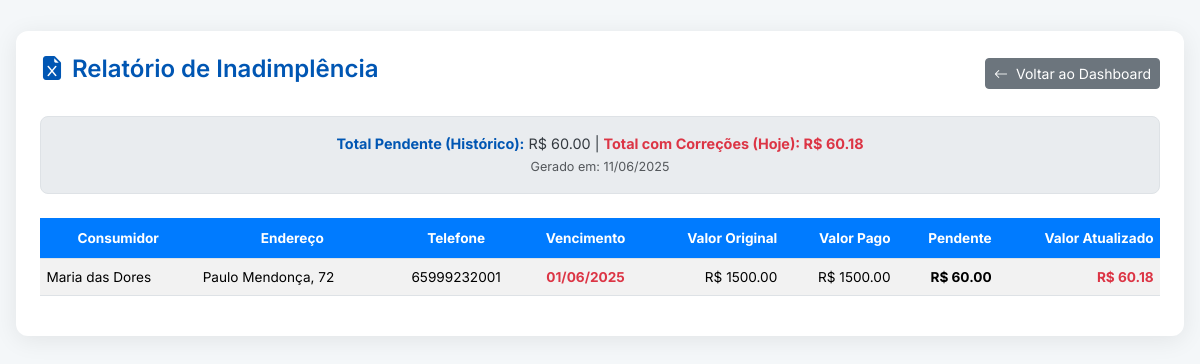
/relatorio-inadimplencia (signed in), run on an earlier commit of the app's database.
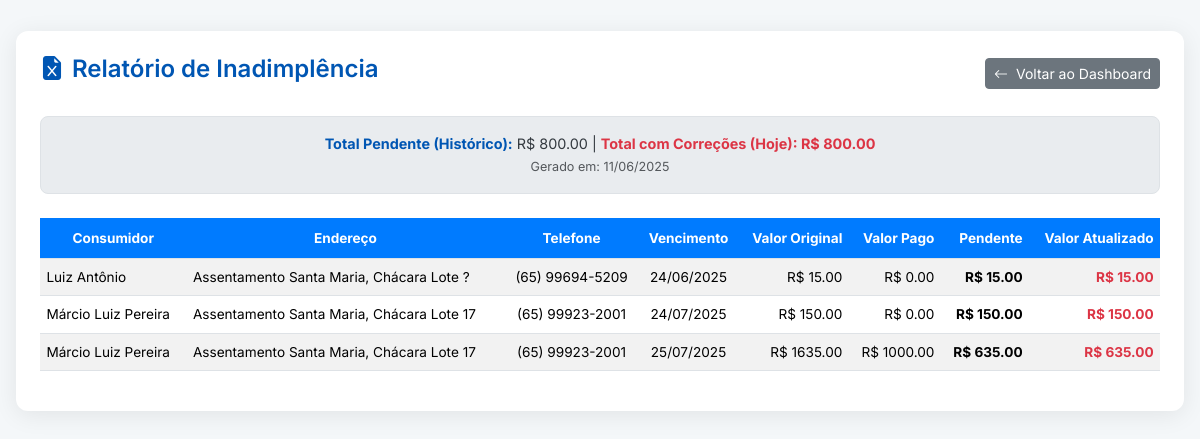
And on a later commit of the database.
### tables this page shows
CREATE TABLE "leituras" (
	"id"	INTEGER,
	"consumidor_id"	INTEGER,
	"leitura_anterior"	INTEGER,
	"data_leitura_anterior"	TEXT,
	"leitura_atual"	INTEGER,
	"data_leitura_atual"	TEXT,
	"qtd_dias_utilizados"	INTEGER,
	"litros_consumidos"	INTEGER,
	"media_por_dia"	REAL,
	"foto_hidrometro"	TEXT,
	"vencimento"	TEXT,
	"valor_original"	REAL,
	"taxa_minima_aplicada"	INTEGER,
	"valor_taxa_minima"	REAL,
	PRIMARY KEY("id" AUTOINCREMENT),
	FOREIGN KEY("consumidor_id") REFERENCES "consumidores"("id")
);

CREATE TABLE consumidores (
    id INTEGER PRIMARY KEY AUTOINCREMENT,
    nome TEXT NOT NULL,
    cpf TEXT NOT NULL UNIQUE,
    rg TEXT,
    endereco TEXT,
    telefone TEXT,
    hidrometro_num TEXT NOT NULL UNIQUE
);

### app.py (the view)
@app.route('/relatorio-inadimplencia')
@login_required
def relatorio_inadimplencia():
    try:
        db = get_db()
        config = get_current_config()
        hoje = date.today().strftime('%Y-%m-%d')
        hoje_obj = date.today()
        faturas_raw = db.execute('''
            SELECT
                l.id AS leitura_id,
                c.nome AS consumidor,
                c.endereco,
                c.telefone,
                l.data_leitura_atual,
                l.vencimento,
                l.valor_original,
                COALESCE((SELECT SUM(p.valor_pago) FROM pagamentos p WHERE p.leitura_id = l.id), 0) AS total_pago_acumulado,
                COALESCE((SELECT SUM(p.valor_multa) FROM pagamentos p WHERE p.leitura_id = l.id), 0) AS total_multa_acumulada,
                COALESCE((SELECT SUM(p.valor_juros) FROM pagamentos p WHERE p.leitura_id = l.id), 0) AS total_juros_acumulados
            FROM leituras l
            JOIN consumidores c ON l.consumidor_id = c.id
            ORDER BY l.vencimento ASC
        ''').fetchall()
        pendencias_calculadas = []
        total_pendente_geral = 0.0
        total_atualizado_geral = 0.0
        for p_raw in faturas_raw:
            try:
                valor_original_da_fatura = float(p_raw['valor_original'])
                total_pago_acumulado = float(p_raw['total_pago_acumulado'])
                total_multa_acumulada = float(p_raw['total_multa_acumulada'])
                total_juros_acumulados = float(p_raw['total_juros_acumulados'])
                valor_pendente = (valor_original_da_fatura + total_multa_acumulada + total_juros_acumulados) - total_pago_acumulado
                if valor_pendente > 0.01:
                    if not p_raw['vencimento']:
                        continue # Pula para a próxima fatura se não houver data de vencimento
                    multa_calculada_potencial, juros_calc, dias_atraso = calcular_penalidades(
                        valor_original_da_fatura,
                        valor_pendente, # Base para juros é o saldo pendente
                        p_raw['vencimento'],
                        hoje,
                        config['multa_percentual'],
                        config['juros_diario_percentual']
                    )
                    multa_para_exibir_agora = 0.0
                    if dias_atraso > 0 and total_multa_acumulada == 0:
                        multa_para_exibir_agora = multa_calculada_potencial
                    valor_atualizado = round(valor_pendente + multa_para_exibir_agora + juros_calc, 2)
                    is_vencido = datetime.strptime(p_raw['vencimento'], '%Y-%m-%d').date() < hoje_obj
                    pendencias_calculadas.append({
                        'consumidor': p_raw['consumidor'],
                        'endereco': p_raw['endereco'],
                        'telefone': p_raw['telefone'],
                        'data_leitura_atual': p_raw['data_leitura_atual'],
                        'vencimento': p_raw['vencimento'],
                        'valor_original': valor_original_da_fatura,
                        'total_pago': total_pago_acumulado,
                        'valor_pendente': valor_pendente,
                        'valor_atualizado': valor_atualizado,
                        'is_vencido': is_vencido
                    })
                    total_pendente_geral += valor_pendente
                    total_atualizado_geral += valor_atualizado
            except Exception as e_loop:
                app.logger.error(f"Erro ao processar inadimplência para leitura ID {p_raw.get('leitura_id')}: {e_loop}", exc_info=True)
                continue
        return render_template(
            'relatorio_inadimplencia.html',
            pendencias=pendencias_calculadas,
            total_pendente=round(total_pendente_geral, 2),
            total_atualizado=round(total_atualizado_geral, 2),
            data_hoje=datetime.now().strftime('%d/%m/%Y')
        )
    except Exception as e:
        app.logger.error(f"Erro crítico no relatório de inadimplência: {str(e)}", exc_info=True)
        flash("Ocorreu um erro ao gerar o relatório de inadimplência.", "danger")
        return redirect(url_for('dashboard'))

### app.py (called while the page is built)
def get_db():
    if 'db' not in g:
        g.db = sqlite3.connect(DATABASE)
        g.db.row_factory = sqlite3.Row
    return g.db

def login_required(f):
    @wraps(f)
    def decorated_function(*args, **kwargs):
        if 'usuario' not in session:
            flash('Você precisa estar logado para acessar esta página.', 'warning')
            return redirect(url_for('login'))
        return f(*args, **kwargs)
    return decorated_function

### templates/relatorio_inadimplencia.html (shortened to what this page needs)
<!DOCTYPE html>
<html lang="pt-BR">
  <head>
    <link
      href="https://cdn.jsdelivr.net/npm/bootstrap@5.3.3/dist/css/bootstrap.min.css"
      rel="stylesheet"
    />
    <link
      href="https://cdn.jsdelivr.net/npm/bootstrap-icons@1.11.3/font/bootstrap-icons.min.css"
      rel="stylesheet"
    />
  </head>
  <body>
    <div class="container-fluid">
      <div class="main-card">
        <div class="d-flex justify-content-between align-items-center mb-4">
          <h3>
            <i class="bi bi-file-earmark-excel-fill me-2"></i>Relatório de
            Inadimplência
          </h3>
          <a href="{{ url_for('dashboard') }}" class="btn btn-secondary btn-sm">
            <i class="bi bi-arrow-left me-1"></i> Voltar ao Dashboard
          </a>
        </div>
        <div class="stats-box mb-4 text-center">
          <strong>Total Pendente (Histórico):</strong> R$ {{
          "%.2f"|format(total_pendente) }} |
          <strong class="text-danger"
            >Total com Correções (Hoje): R$ {{ "%.2f"|format(total_atualizado)
            }}</strong
          >
          <p class="text-muted small mb-0 mt-1">Gerado em: {{ data_hoje }}</p>
        </div>
        <div class="table-responsive">
          <table class="table table-striped table-hover align-middle">
            <thead>
              <tr>
                <th>Consumidor</th>
                <th>Endereço</th>
                <th>Telefone</th>
                <th>Vencimento</th>
                <th class="text-numeric">Valor Original</th>
                <th class="text-numeric">Valor Pago</th>
                <th class="text-numeric">Pendente</th>
                <th class="text-numeric">Valor Atualizado</th>
              </tr>
            </thead>
            <tbody>
              {% for p in pendencias %}
              <tr>
                <td style="white-space: normal; text-align: left">
                  {{ p.consumidor }}
                </td>
                <td style="white-space: normal; text-align: left">
                  {{ p.endereco }}
                </td>
                <td>{{ p.telefone }}</td>
                <td class="{% if p.is_vencido %}text-danger fw-bold{% endif %}">
                  {{ p.vencimento.split('-')[2] }}/{{ p.vencimento.split('-')[1]
                  }}/{{ p.vencimento.split('-')[0] }}
                </td>
                <td class="text-numeric">
                  R$ {{ "%.2f"|format(p.valor_original) }}
                </td>
                <td class="text-numeric">
                  R$ {{ "%.2f"|format(p.total_pago) }}
                </td>
                <td class="text-numeric fw-bold">
                  R$ {{ "%.2f"|format(p.valor_pendente) }}
                </td>
                <td class="text-numeric text-danger fw-bold">
                  R$ {{ "%.2f"|format(p.valor_atualizado) }}
                </td>
              </tr>
              {% endfor %}
            </tbody>
          </table>
        </div>
      </div>
    </div>
  </body>
</html>

What changed in the data, as far as the page shows it:
removed leituras: consumidor "Maria das Dores", endereco "Paulo Mendonça, 72", telefone "65999232001", vencimento "01", vencimento "06", vencimento "2025", valor_original "1500.00", total_pago "1500.00", valor_pendente "60.00", valor_atualizado "60.18"
added leituras: consumidor "Luiz Antônio", endereco "Assentamento Santa Maria, Chácara Lote ?", telefone "(65) 99694-5209", vencimento "24", vencimento "06", vencimento "2025", valor_original "15.00", total_pago "0.00", valor_pendente "15.00", valor_atualizado "15.00"
added leituras: consumidor "Márcio Luiz Pereira", endereco "Assentamento Santa Maria, Chácara Lote 17", telefone "(65) 99923-2001", vencimento "24", vencimento "07", vencimento "2025", valor_original "150.00", total_pago "0.00", valor_pendente "150.00", valor_atualizado "150.00"
added leituras: consumidor "Márcio Luiz Pereira", endereco "Assentamento Santa Maria, Chácara Lote 17", telefone "(65) 99923-2001", vencimento "25", vencimento "07", vencimento "2025", valor_original "1635.00", total_pago "1000.00", valor_pendente "635.00", valor_atualizado "635.00"
Also different on the page:
{{ "%.2f"|format(total_pendente) }}: "60.00" → "800.00"
{{ "%.2f"|format(total_atualizado) }}: "60.18" → "800.00"
